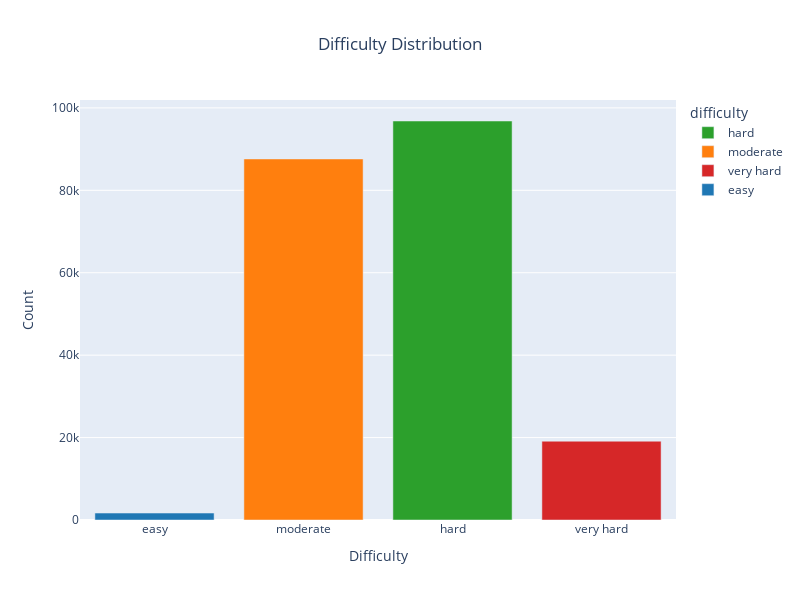

The code cell stored with this chart in its notebook:
### Code cell
# Plot difficulty distribution of of challenge words that doesn't contain 'r', 's' or 't'
difficulty_distribution(challenge_words_without_r_s_t)

### Figure 1 — Plotly figure (JSON) as saved in the notebook; plotly's stock layout.template omitted (floating-point values rounded to 4 significant figures)
{"data": [{"alignmentgroup": "True", "hovertemplate": "difficulty=%{x}<br>count=%{y}<extra></extra>", "legendgroup": "hard", "marker": {"color": "#2ca02c", "pattern": {"shape": ""}}, "name": "hard", "offsetgroup": "hard", "orientation": "v", "showlegend": true, "textposition": "auto", "type": "bar", "x": ["hard"], "xaxis": "x", "y": [96820], "yaxis": "y"}, {"alignmentgroup": "True", "hovertemplate": "difficulty=%{x}<br>count=%{y}<extra></extra>", "legendgroup": "moderate", "marker": {"color": "#ff7f0e", "pattern": {"shape": ""}}, "name": "moderate", "offsetgroup": "moderate", "orientation": "v", "showlegend": true, "textposition": "auto", "type": "bar", "x": ["moderate"], "xaxis": "x", "y": [87614], "yaxis": "y"}, {"alignmentgroup": "True", "hovertemplate": "difficulty=%{x}<br>count=%{y}<extra></extra>", "legendgroup": "very hard", "marker": {"color": "#d62728", "pattern": {"shape": ""}}, "name": "very hard", "offsetgroup": "very hard", "orientation": "v", "showlegend": true, "textposition": "auto", "type": "bar", "x": ["very hard"], "xaxis": "x", "y": [19118], "yaxis": "y"}, {"alignmentgroup": "True", "hovertemplate": "difficulty=%{x}<br>count=%{y}<extra></extra>", "legendgroup": "easy", "marker": {"color": "#1f77b4", "pattern": {"shape": ""}}, "name": "easy", "offsetgroup": "easy", "orientation": "v", "showlegend": true, "textposition": "auto", "type": "bar", "x": ["easy"], "xaxis": "x", "y": [1687], "yaxis": "y"}], "layout": {"barmode": "relative", "height": 600, "legend": {"title": {"text": "difficulty"}, "tracegroupgap": 0}, "title": {"text": "Difficulty Distribution", "x": 0.5}, "width": 800, "xaxis": {"anchor": "y", "categoryarray": ["easy", "moderate", "hard", "very hard"], "categoryorder": "array", "domain": [0, 1], "title": {"text": "Difficulty"}}, "yaxis": {"anchor": "x", "domain": [0, 1], "title": {"text": "Count"}}}}
